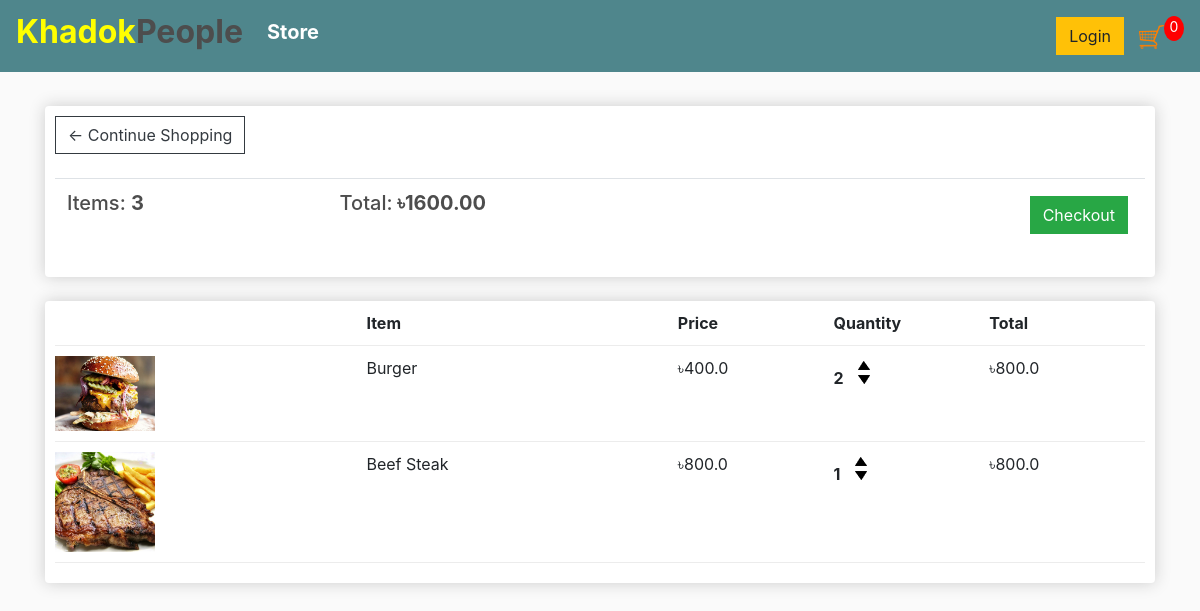
The app's page /cart/ (signed in), older data.
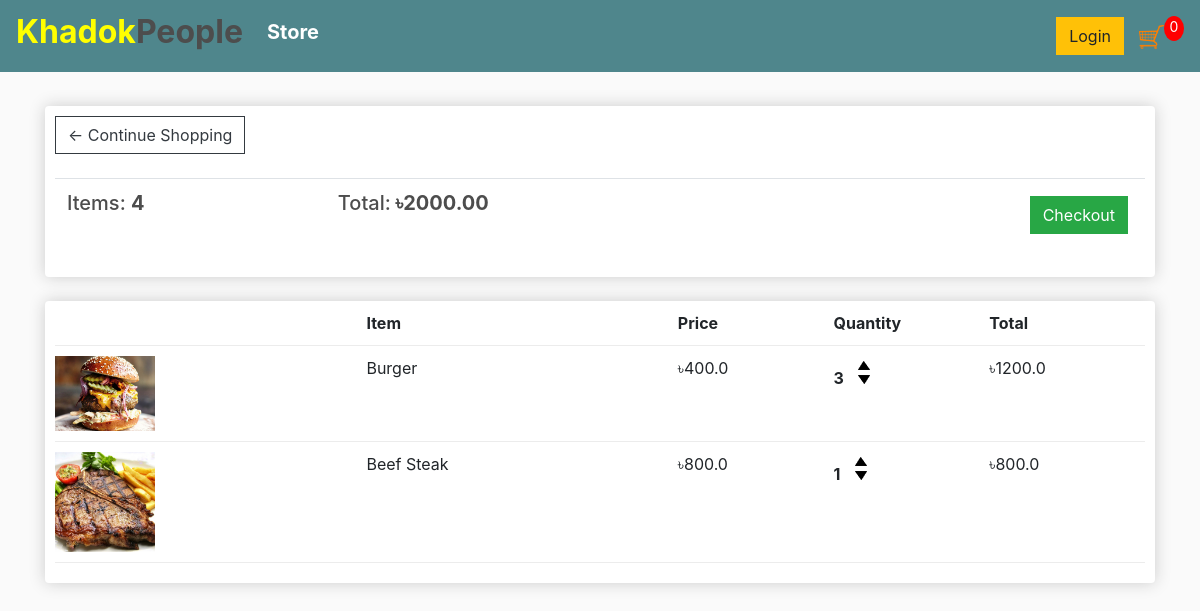
The same page, newer data.
### store/models.py (models this page shows, shortened)
class Order(models.Model):
	customer = models.ForeignKey(Customer, on_delete=models.SET_NULL, null=True, blank=True)
	date_ordered = models.DateTimeField(auto_now_add=True)
	complete = models.BooleanField(default=False)
	transaction_id = models.CharField(max_length=100, null=True)
	@property
	def get_cart_total(self):
		orderitems = self.orderitem_set.all()
		total = sum([item.get_total for item in orderitems])
		return total
	@property
	def get_cart_items(self):
		orderitems = self.orderitem_set.all()
		total = sum([item.quantity for item in orderitems])
		return total

class OrderItem(models.Model):
	product = models.ForeignKey(Product, on_delete=models.SET_NULL, null=True)
	order = models.ForeignKey(Order, on_delete=models.SET_NULL, null=True)
	quantity = models.IntegerField(default=0, null=True, blank=True)
	date_added = models.DateTimeField(auto_now_add=True)
	@property
	def get_total(self):
		total = self.product.price * self.quantity
		return total

class Product(models.Model):
	name = models.CharField(max_length=200)
	price = models.FloatField()
	digital = models.BooleanField(default=False,null=True, blank=True)
	image = models.ImageField(null = True, blank = True)
	@property
	def imageURL(self):
		try:
			url = self.image.url
		except:
			url = ''
		return url

### store/views.py (the view)
# urls.py: path('cart/', views.cart, name="cart"),
def cart(request):
    if request.user.is_authenticated:
        customer = request.user.customer
        order, created = Order.objects.get_or_create(customer=customer, complete = False)
        items = order.orderitem_set.all()
    else:
        items = []
        order = {'get_cart_total': 0, 'get_cart_items': 0}
    context = {'items': items, 'order':order}
    return render(request, 'store/cart.html', context)

### store/templates/store/cart.html
{% extends 'store/base.html' %}
{% load static %}
{% block content %}
	<div class="row">
		<div class="col-lg-12">
			<div class="box-element">
				<a  class="btn btn-outline-dark" href="{% url 'store' %}">&#x2190; Continue Shopping</a>
				<br>
				<br>
				<table class="table">
					<tr>
						<th><h5>Items: <strong>{{order.get_cart_items}}</strong></h5></th>
						<th><h5>Total:<strong> <b>৳</b>{{order.get_cart_total|floatformat:2}}</strong></h5></th>
						<th>
							<a  style="float:right; margin:5px;" class="btn btn-success" href="{% url 'checkout' %}">Checkout</a>
						</th>
					</tr>
				</table>
			</div>
			<br>
			<div class="box-element">
				<div class="cart-row">
					<div style="flex:2"></div>
					<div style="flex:2"><strong>Item</strong></div>
					<div style="flex:1"><strong>Price</strong></div>
					<div style="flex:1"><strong>Quantity</strong></div>
					<div style="flex:1"><strong>Total</strong></div>
				</div>
				{% for item in items %}
				<div class="cart-row">
					<div style="flex:2"><img class="row-image" src="{{item.product.imageURL}}"></div>
					<div style="flex:2"><p>{{item.product.name}}</p></div>
					<div style="flex:1"><p>৳{{item.product.price}}</p></div>
					<div style="flex:1">
						<p class="quantity">{{item.quantity}}</p>
						<div class="quantity">
							<img data-product="{{item.product.id}}" data-action="add" class="chg-quantity update-cart" src="{% static  'images/arrow-up.png' %}">
							<img data-product="{{item.product.id}}" data-action="remove" class="chg-quantity update-cart" src="{% static  'images/arrow-down.png' %}">
						</div>
					</div>
					<div style="flex:1"><p>৳{{item.get_total}}</p></div>
				</div>
				{% endfor %}
			</div>
		</div>
	</div>
{% endblock content %}

Row changes from the older to the newer data that the page shows:
changed through a linked row, Order: get_cart_items "3" → "4"; get_cart_total "1600.00" → "2000.00"
changed OrderItem "Burger": quantity "2" → "3"; get_total "800.0" → "1200.0"
